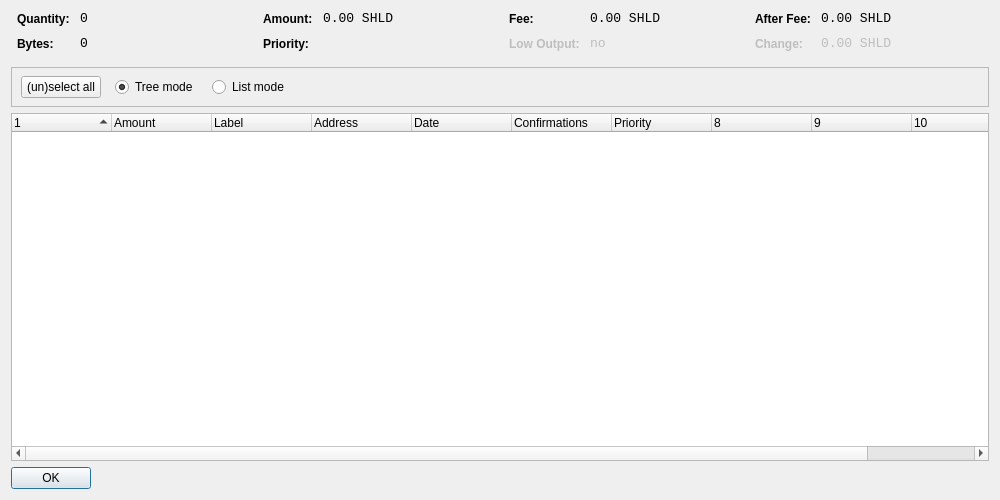
<?xml version="1.0" encoding="UTF-8"?>
<ui version="4.0">
 <class>CoinControlDialog</class>
 <widget class="QDialog" name="CoinControlDialog">
  <property name="geometry">
   <rect>
    <x>0</x>
    <y>0</y>
    <width>1000</width>
    <height>500</height>
   </rect>
  </property>
  <property name="windowTitle">
   <string>Coin Control</string>
  </property>
  <layout class="QVBoxLayout" name="verticalLayout">
   <item>
    <layout class="QHBoxLayout" name="horizontalLayoutTop" stretch="0,0,0,0">
     <property name="topMargin">
      <number>0</number>
     </property>
     <property name="bottomMargin">
      <number>10</number>
     </property>
     <item>
      <layout class="QFormLayout" name="formLayoutCoinControl1">
       <property name="horizontalSpacing">
        <number>10</number>
       </property>
       <property name="verticalSpacing">
        <number>10</number>
       </property>
       <property name="leftMargin">
        <number>6</number>
       </property>
       <property name="rightMargin">
        <number>6</number>
       </property>
       <item row="0" column="0">
        <widget class="QLabel" name="labelCoinControlQuantityText">
         <property name="styleSheet">
          <string notr="true">font-weight:bold;</string>
         </property>
         <property name="text">
          <string>Quantity:</string>
         </property>
        </widget>
       </item>
       <item row="0" column="1">
        <widget class="QLabel" name="labelCoinControlQuantity">
         <property name="font">
          <font>
           <family>Monospace</family>
           <pointsize>10</pointsize>
          </font>
         </property>
         <property name="cursor">
          <cursorShape>IBeamCursor</cursorShape>
         </property>
         <property name="contextMenuPolicy">
          <enum>Qt::ActionsContextMenu</enum>
         </property>
         <property name="text">
          <string notr="true">0</string>
         </property>
         <property name="textInteractionFlags">
          <set>Qt::LinksAccessibleByMouse|Qt::TextSelectableByKeyboard|Qt::TextSelectableByMouse</set>
         </property>
        </widget>
       </item>
       <item row="1" column="0">
        <widget class="QLabel" name="labelCoinControlBytesText">
         <property name="styleSheet">
          <string notr="true">font-weight:bold;</string>
         </property>
         <property name="text">
          <string>Bytes:</string>
         </property>
        </widget>
       </item>
       <item row="1" column="1">
        <widget class="QLabel" name="labelCoinControlBytes">
         <property name="font">
          <font>
           <family>Monospace</family>
           <pointsize>10</pointsize>
          </font>
         </property>
         <property name="cursor">
          <cursorShape>IBeamCursor</cursorShape>
         </property>
         <property name="contextMenuPolicy">
          <enum>Qt::ActionsContextMenu</enum>
         </property>
         <property name="text">
          <string notr="true">0</string>
         </property>
         <property name="textInteractionFlags">
          <set>Qt::LinksAccessibleByMouse|Qt::TextSelectableByKeyboard|Qt::TextSelectableByMouse</set>
         </property>
        </widget>
       </item>
      </layout>
     </item>
     <item>
      <layout class="QFormLayout" name="formLayoutCoinControl2">
       <property name="horizontalSpacing">
        <number>10</number>
       </property>
       <property name="verticalSpacing">
        <number>10</number>
       </property>
       <property name="leftMargin">
        <number>6</number>
       </property>
       <property name="rightMargin">
        <number>6</number>
       </property>
       <item row="0" column="0">
        <widget class="QLabel" name="labelCoinControlAmountText">
         <property name="styleSheet">
          <string notr="true">font-weight:bold;</string>
         </property>
         <property name="text">
          <string>Amount:</string>
         </property>
        </widget>
       </item>
       <item row="0" column="1">
        <widget class="QLabel" name="labelCoinControlAmount">
         <property name="font">
          <font>
           <family>Monospace</family>
           <pointsize>10</pointsize>
          </font>
         </property>
         <property name="cursor">
          <cursorShape>IBeamCursor</cursorShape>
         </property>
         <property name="contextMenuPolicy">
          <enum>Qt::ActionsContextMenu</enum>
         </property>
         <property name="text">
          <string notr="true">0.00 SHLD</string>
         </property>
         <property name="textInteractionFlags">
          <set>Qt::LinksAccessibleByMouse|Qt::TextSelectableByKeyboard|Qt::TextSelectableByMouse</set>
         </property>
        </widget>
       </item>
       <item row="1" column="0">
        <widget class="QLabel" name="labelCoinControlPriorityText">
         <property name="styleSheet">
          <string notr="true">font-weight:bold;</string>
         </property>
         <property name="text">
          <string>Priority:</string>
         </property>
        </widget>
       </item>
       <item row="1" column="1">
        <widget class="QLabel" name="labelCoinControlPriority">
         <property name="font">
          <font>
           <family>Monospace</family>
           <pointsize>10</pointsize>
          </font>
         </property>
         <property name="cursor">
          <cursorShape>IBeamCursor</cursorShape>
         </property>
         <property name="contextMenuPolicy">
          <enum>Qt::ActionsContextMenu</enum>
         </property>
         <property name="text">
          <string/>
         </property>
         <property name="textInteractionFlags">
          <set>Qt::LinksAccessibleByMouse|Qt::TextSelectableByKeyboard|Qt::TextSelectableByMouse</set>
         </property>
        </widget>
       </item>
      </layout>
     </item>
     <item>
      <layout class="QFormLayout" name="formLayoutCoinControl3">
       <property name="horizontalSpacing">
        <number>10</number>
       </property>
       <property name="verticalSpacing">
        <number>10</number>
       </property>
       <property name="leftMargin">
        <number>6</number>
       </property>
       <property name="rightMargin">
        <number>6</number>
       </property>
       <item row="0" column="0">
        <widget class="QLabel" name="labelCoinControlFeeText">
         <property name="styleSheet">
          <string notr="true">font-weight:bold;</string>
         </property>
         <property name="text">
          <string>Fee:</string>
         </property>
        </widget>
       </item>
       <item row="0" column="1">
        <widget class="QLabel" name="labelCoinControlFee">
         <property name="font">
          <font>
           <family>Monospace</family>
           <pointsize>10</pointsize>
          </font>
         </property>
         <property name="cursor">
          <cursorShape>IBeamCursor</cursorShape>
         </property>
         <property name="contextMenuPolicy">
          <enum>Qt::ActionsContextMenu</enum>
         </property>
         <property name="text">
          <string notr="true">0.00 SHLD</string>
         </property>
         <property name="textInteractionFlags">
          <set>Qt::LinksAccessibleByMouse|Qt::TextSelectableByKeyboard|Qt::TextSelectableByMouse</set>
         </property>
        </widget>
       </item>
       <item row="1" column="0">
        <widget class="QLabel" name="labelCoinControlLowOutputText">
         <property name="enabled">
          <bool>false</bool>
         </property>
         <property name="styleSheet">
          <string notr="true">font-weight:bold;</string>
         </property>
         <property name="text">
          <string>Low Output:</string>
         </property>
        </widget>
       </item>
       <item row="1" column="1">
        <widget class="QLabel" name="labelCoinControlLowOutput">
         <property name="enabled">
          <bool>false</bool>
         </property>
         <property name="font">
          <font>
           <family>Monospace</family>
           <pointsize>10</pointsize>
          </font>
         </property>
         <property name="cursor">
          <cursorShape>IBeamCursor</cursorShape>
         </property>
         <property name="contextMenuPolicy">
          <enum>Qt::ActionsContextMenu</enum>
         </property>
         <property name="text">
          <string notr="true">no</string>
         </property>
         <property name="textInteractionFlags">
          <set>Qt::LinksAccessibleByMouse|Qt::TextSelectableByKeyboard|Qt::TextSelectableByMouse</set>
         </property>
        </widget>
       </item>
      </layout>
     </item>
     <item>
      <layout class="QFormLayout" name="formLayoutCoinControl4">
       <property name="horizontalSpacing">
        <number>10</number>
       </property>
       <property name="verticalSpacing">
        <number>10</number>
       </property>
       <property name="leftMargin">
        <number>6</number>
       </property>
       <property name="rightMargin">
        <number>6</number>
       </property>
       <item row="0" column="0">
        <widget class="QLabel" name="labelCoinControlAfterFeeText">
         <property name="styleSheet">
          <string notr="true">font-weight:bold;</string>
         </property>
         <property name="text">
          <string>After Fee:</string>
         </property>
        </widget>
       </item>
       <item row="0" column="1">
        <widget class="QLabel" name="labelCoinControlAfterFee">
         <property name="font">
          <font>
           <family>Monospace</family>
           <pointsize>10</pointsize>
          </font>
         </property>
         <property name="cursor">
          <cursorShape>IBeamCursor</cursorShape>
         </property>
         <property name="contextMenuPolicy">
          <enum>Qt::ActionsContextMenu</enum>
         </property>
         <property name="text">
          <string notr="true">0.00 SHLD</string>
         </property>
         <property name="textInteractionFlags">
          <set>Qt::LinksAccessibleByMouse|Qt::TextSelectableByKeyboard|Qt::TextSelectableByMouse</set>
         </property>
        </widget>
       </item>
       <item row="1" column="0">
        <widget class="QLabel" name="labelCoinControlChangeText">
         <property name="enabled">
          <bool>false</bool>
         </property>
         <property name="styleSheet">
          <string notr="true">font-weight:bold;</string>
         </property>
         <property name="text">
          <string>Change:</string>
         </property>
        </widget>
       </item>
       <item row="1" column="1">
        <widget class="QLabel" name="labelCoinControlChange">
         <property name="enabled">
          <bool>false</bool>
         </property>
         <property name="font">
          <font>
           <family>Monospace</family>
           <pointsize>10</pointsize>
          </font>
         </property>
         <property name="cursor">
          <cursorShape>IBeamCursor</cursorShape>
         </property>
         <property name="contextMenuPolicy">
          <enum>Qt::ActionsContextMenu</enum>
         </property>
         <property name="text">
          <string notr="true">0.00 SHLD</string>
         </property>
         <property name="textInteractionFlags">
          <set>Qt::LinksAccessibleByMouse|Qt::TextSelectableByKeyboard|Qt::TextSelectableByMouse</set>
         </property>
        </widget>
       </item>
      </layout>
     </item>
    </layout>
   </item>
   <item>
    <widget class="QFrame" name="frame">
     <property name="minimumSize">
      <size>
       <width>0</width>
       <height>40</height>
      </size>
     </property>
     <property name="frameShape">
      <enum>QFrame::StyledPanel</enum>
     </property>
     <property name="frameShadow">
      <enum>QFrame::Sunken</enum>
     </property>
     <widget class="QWidget" name="horizontalLayoutWidget">
      <property name="geometry">
       <rect>
        <x>10</x>
        <y>0</y>
        <width>781</width>
        <height>41</height>
       </rect>
      </property>
      <layout class="QHBoxLayout" name="horizontalLayoutPanel" stretch="0,0,0,0,0">
       <property name="spacing">
        <number>14</number>
       </property>
       <item>
        <widget class="QPushButton" name="pushButtonSelectAll">
         <property name="sizePolicy">
          <sizepolicy hsizetype="Maximum" vsizetype="Fixed">
           <horstretch>0</horstretch>
           <verstretch>0</verstretch>
          </sizepolicy>
         </property>
         <property name="text">
          <string>(un)select all</string>
         </property>
        </widget>
       </item>
       <item>
        <widget class="QRadioButton" name="radioTreeMode">
         <property name="sizePolicy">
          <sizepolicy hsizetype="Maximum" vsizetype="Fixed">
           <horstretch>0</horstretch>
           <verstretch>0</verstretch>
          </sizepolicy>
         </property>
         <property name="text">
          <string>Tree mode</string>
         </property>
         <property name="checked">
          <bool>true</bool>
         </property>
        </widget>
       </item>
       <item>
        <widget class="QRadioButton" name="radioListMode">
         <property name="sizePolicy">
          <sizepolicy hsizetype="Maximum" vsizetype="Fixed">
           <horstretch>0</horstretch>
           <verstretch>0</verstretch>
          </sizepolicy>
         </property>
         <property name="text">
          <string>List mode</string>
         </property>
        </widget>
       </item>
       <item>
        <spacer name="horizontalSpacer">
         <property name="orientation">
          <enum>Qt::Horizontal</enum>
         </property>
         <property name="sizeHint" stdset="0">
          <size>
           <width>40</width>
           <height>20</height>
          </size>
         </property>
        </spacer>
       </item>
      </layout>
     </widget>
    </widget>
   </item>
   <item>
    <widget class="CoinControlTreeWidget" name="treeWidget">
     <property name="contextMenuPolicy">
      <enum>Qt::CustomContextMenu</enum>
     </property>
     <property name="sortingEnabled">
      <bool>false</bool>
     </property>
     <property name="columnCount">
      <number>11</number>
     </property>
     <attribute name="headerShowSortIndicator" stdset="0">
      <bool>true</bool>
     </attribute>
     <attribute name="headerStretchLastSection">
      <bool>false</bool>
     </attribute>
     <column>
      <property name="text">
       <string/>
      </property>
     </column>
     <column>
      <property name="text">
       <string>Amount</string>
      </property>
     </column>
     <column>
      <property name="text">
       <string>Label</string>
      </property>
     </column>
     <column>
      <property name="text">
       <string>Address</string>
      </property>
     </column>
     <column>
      <property name="text">
       <string>Date</string>
      </property>
     </column>
     <column>
      <property name="text">
       <string>Confirmations</string>
      </property>
      <property name="toolTip">
       <string>Confirmed</string>
      </property>
     </column>
     <column>
      <property name="text">
       <string>Priority</string>
      </property>
     </column>
     <column>
      <property name="text">
       <string/>
      </property>
     </column>
     <column>
      <property name="text">
       <string/>
      </property>
     </column>
     <column>
      <property name="text">
       <string/>
      </property>
     </column>
     <column>
      <property name="text">
       <string/>
      </property>
     </column>
    </widget>
   </item>
   <item>
    <widget class="QDialogButtonBox" name="buttonBox">
     <property name="sizePolicy">
      <sizepolicy hsizetype="Maximum" vsizetype="Fixed">
       <horstretch>0</horstretch>
       <verstretch>0</verstretch>
      </sizepolicy>
     </property>
     <property name="orientation">
      <enum>Qt::Horizontal</enum>
     </property>
     <property name="standardButtons">
      <set>QDialogButtonBox::Ok</set>
     </property>
    </widget>
   </item>
  </layout>
 </widget>
 <customwidgets>
  <customwidget>
   <class>CoinControlTreeWidget</class>
   <extends>QTreeWidget</extends>
   <header>coincontroltreewidget.h</header>
  </customwidget>
 </customwidgets>
 <resources/>
 <connections/>
</ui>
